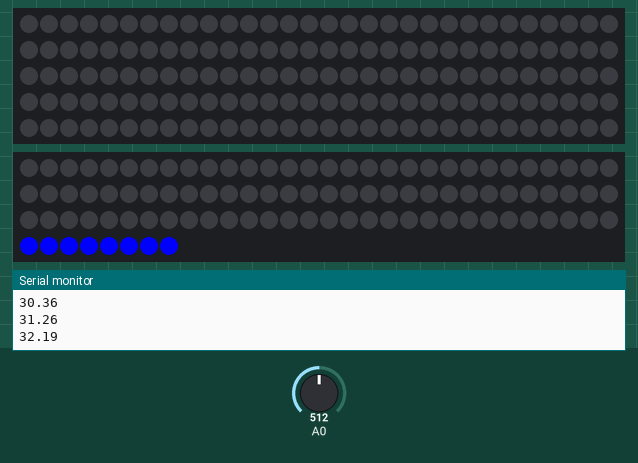
Recording of a sketch running on a simulated Arduino Uno, built with avr-gcc and run on an emulated ATmega328P. On the bench: 150 RGB LEDs in strip order, left to right, continuing on the next row, 98 RGB LEDs in strip order, left to right, continuing on the next row, the last lines printed to the serial monitor. Inputs (shaded band) come from the test bench; at power-on: A0 = 512. Colours are those a GRB WS2812 strip shows for the declared byte order; random numbers use the default seed unless the sketch sets one.

Above: at 5.7 s.
5.8 s: A0 set to 54
7.3 s: A0 set to 45
At 7.95 s:
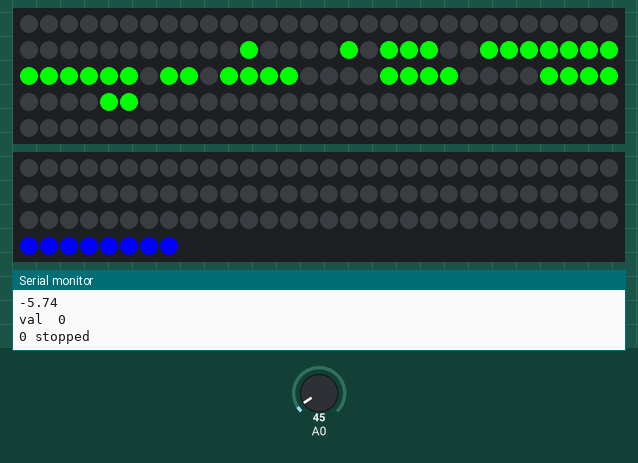
10.2 s: A0 set to 1009
At 12.97 s:
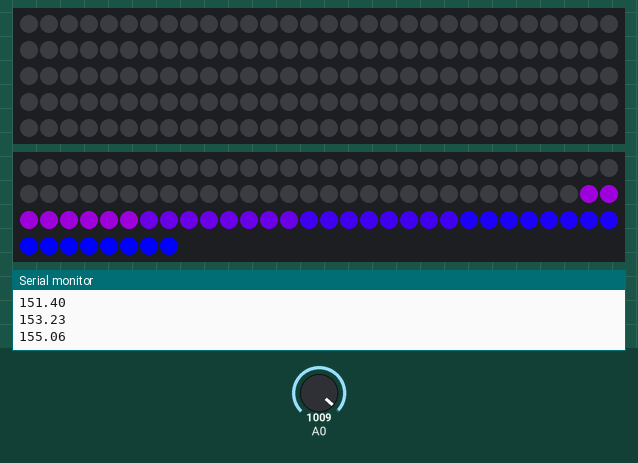
13.2 s: A0 set to 511
At 14.8 s:
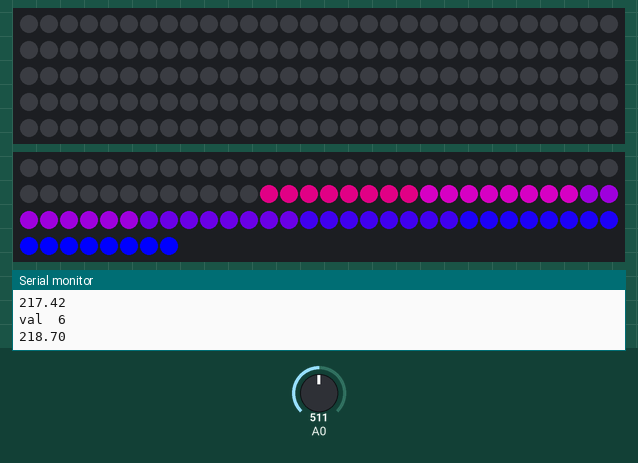
16.2 s: A0 set to 808
At 19.0 s:
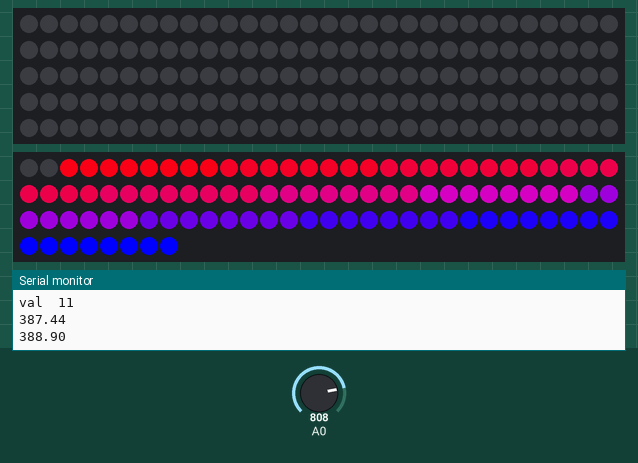
19.2 s: A0 set to 830
Timing chart, 0 to 22.2 s (numbered marks = the images above; inputs shaded):
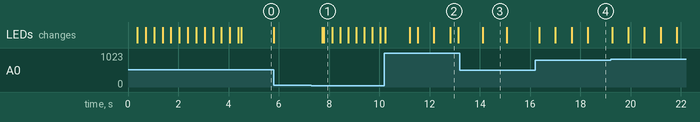

The sketch:

light-box-basic-m.ino
```cpp
#include "FastLED.h"

// How many leds in your strip?
#define NUM_LEDS_1 150
#define NUM_LEDS_2 98

#define NUM_LEDS NUM_LEDS_1 + NUM_LEDS_2

#define LEDS_PER_ROW 8
#define NUM_ROWS 31


// For led chips like Neopixels, which have a data line, ground, and power, you just
// need to define DATA_PIN.  For led chipsets that are SPI based (four wires - data, clock,
// ground, and power), like the LPD8806 define both DATA_PIN and CLOCK_PIN
#define DATA_PIN_1 7
#define DATA_PIN_2 8


#define KNOB_PIN A1


#define MAX_ENERGY 999

CRGB leds[NUM_LEDS];

int last_val = -1;


const int numReadings = 10;
float readings[numReadings];      // the readings from the analog input
int index = 0;                  // the index of the current reading
float total = 0;                  // the running total
float average = 0;                // the average

float currentValue = 0;
float energy = 0;

int val;

long max_energy = MAX_ENERGY;

unsigned long last_twinkle = 0;
unsigned char hue = 0;
int run_time = 0;
unsigned long last_read = 0;
unsigned long last_draw = 0;

int dt = 0;

bool running = false;

int count = 0;

const byte M_LOGO[8] =
{
  B00000000,
  B01000010,
  B11100111,
  B11111111,
  B11011011,
  B11000011,
  B11000011,
  B11000011
};

void fadeAll()  {
  for (int i = 0; i < NUM_LEDS; i++) {
    leds[i].nscale8(250);

  }
  FastLED.show();
}
void light_row(int row, CRGB colour) {

  if (row > NUM_ROWS) {
    return;
  }

  for (int i = 0; i <  LEDS_PER_ROW; i++) {
    int pixel = (LEDS_PER_ROW * row) + i;
    leds[NUM_LEDS - pixel - 1] = colour;
  }

}

void show_logo() {
  count = random(23) * 8;
  for (int j = 0; j < 8; j++) {
    byte line = M_LOGO[j];

    //Serial.println(line);

    for (byte mask = 00000001; mask > 0; mask <<= 1) { //iterate through bit mask

      if (line & mask) {
        leds[count] = CRGB::Red;
        //Serial.print("*");
      } else {
        //Serial.print(" ");
        leds[count] = CRGB::Black;
      }
      count++;
    }
    ///Serial.println();
  }
  FastLED.show();
}


void setup() {

  Serial.begin(115200);
  Serial.println("ON");

  //FastLED.addLeds<NEOPIXEL, DATA_PIN>(leds, NUM_LEDS);
  FastLED.addLeds<WS2812, DATA_PIN_1, RGB>(leds, 0, NUM_LEDS_1);
  FastLED.addLeds<WS2812, DATA_PIN_2, RGB>(leds, NUM_LEDS_1, NUM_LEDS_2);

  for (int i = 0; i < NUM_ROWS; i++) {
    hue = map(i, 0, NUM_ROWS, 0, 160);
    light_row(i, CHSV(hue, 255, 255));

  }
  FastLED.show();

  show_logo();

  //unsigned long start_time = millis();
  while (leds[0].b > 2) {
    fadeAll();
    delay(30);
  }

  // initialise array

  for (int thisReading = 0; thisReading < numReadings; thisReading++) {
    readings[thisReading] = 0;
  }
  //allOff();
  last_read = millis();
}


void readADC() {

  dt = (millis() - last_read);
  last_read = millis();

  total = total - readings[index];
  readings[index] = map(analogRead(A0), 0, 1024, 0, 60); //Raw data reading

  total = total + readings[index];
  index = index + 1;
  if (index >= numReadings) {
    index = 0;
  }

  average = total / numReadings; //Smoothing algorithm (http://www.arduino.cc/en/Tutorial/Smoothing)

  if (average != currentValue) {
    Serial.println(average);
  }

  currentValue = average;


  if (average > 2) {
    if (!running) {
      running = true;
      Serial.println("0 running");
    }
    energy += ((average * dt) / 1000);
    run_time += dt;


  }
  else {


    if (energy <= 0) {
      if (running) {
        running = false;
        Serial.println("0 stopped");
        energy = 0;
        last_twinkle = millis() + 5000;
      }

    } else {
      energy -= 10;
      run_time -= dt;
    }

    //energy -= 100;
  }

  if (energy > max_energy) {
    energy = max_energy + 1;
  }

  if (running)
    Serial.println(energy);


}


void colours() {
  hue += 30;
  CRGB col = CHSV(hue, 255, 255);
  for (int i = 0; i < NUM_LEDS; i++) {
    leds[i] = col;
  }
  FastLED.show();
}


void draw_lines() {


  if (millis() - last_draw >  300) {

    //max_energy = int(map(analogRead(KNOB_PIN), 2, 1024, 0, MAX_ENERGY));

    if (energy > max_energy) {
      colours();
    } else {
      val = map(energy, 0, max_energy, 0, NUM_ROWS);
      val = constrain(val, 0, 31);

      //last_twinkle = millis() - 3000;
      Serial.print("val\t");
      Serial.println(val);

      for (int i = 0; i < NUM_ROWS; i++) {
        hue = 160 - map(i, 0, NUM_ROWS, 0, 160);
        if (i <= val) {
          light_row(i, CHSV(hue, 255, 255));
        } else {
          light_row(i, CRGB::Black);

        }

      }
      FastLED.show();
    }

    last_draw = millis();

  }
}

void twinkle() {
  //fadeAll();
  if (millis() - last_twinkle > 1000) {
    hue += 30;
    leds[random(NUM_LEDS)] = CHSV(hue, 255, 255);
    last_twinkle = millis();

  }
  FastLED.show();

}

int matrix_row = NUM_ROWS;
int matrix_col = random(LEDS_PER_ROW);

void matrix() {

  for (int i = 0; i < NUM_LEDS; i++) {
    leds[i].nscale8(240);
  }

  if (matrix_row <= 0) {
    matrix_row = NUM_ROWS;
    matrix_col = random(LEDS_PER_ROW);
    hue += 42;
  }

  if (millis() - last_twinkle > 100) {
    last_twinkle = millis();
    matrix_row--;
    int pixel = ((LEDS_PER_ROW) * (matrix_row) ) + matrix_col;

    if (matrix_row % 2) {
      pixel  = ((LEDS_PER_ROW) * (matrix_row) ) + (LEDS_PER_ROW - 1 - matrix_col);
      //pixel += 1;
    }
    //    Serial.print(matrix_row);
    //    Serial.print("\t");
    //    Serial.print(matrix_col);
    //    Serial.print("\t");
    //    Serial.println(pixel);
    //
    //leds[NUM_LEDS - pixel - 1] = CRGB::Green;
    leds[NUM_LEDS - pixel - 1] = CHSV(hue, 255, 255);

    FastLED.show();

  }


}


unsigned long fade_time = millis();

void loop() {
  readADC();

  if (!running) {
    fadeAll();
    if(millis() - fade_time > 5000) {
      show_logo();
      fade_time = millis();
    }

    //twinkle();
    //matrix();
  } else {
    draw_lines();
  }

  delay(30);

}
```

Measured:
- the behaviour switches between 52 and 51 on A0 (found by bisection; images 0 and 1)
- after the input at 7.3 s, the LEDs: first change after 0.44 s (image 1 shows a later state)
